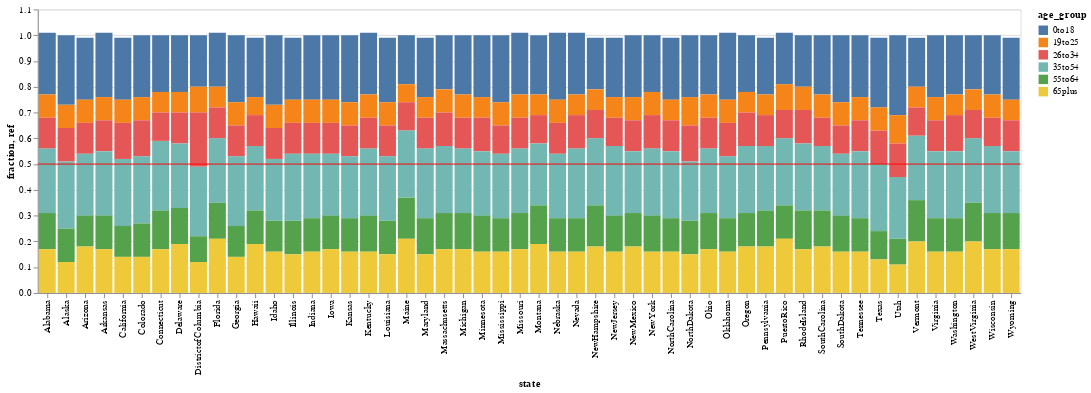

This figure's notebook cell:
### Code cell
df_single = df_census |> @filter()

stack(df_census, 2:7; variable_name=:age_group, value_name=:fraction, view=false) |> 
@orderby(_.state) |>
@vlplot()+
@vlplot(
    :bar,
    x = :state,
    y = :fraction,
    color = :age_group
) + @vlplot(mark={:rule, color=:red}, data = {values = [{ref = 0.5}]}, y="ref:q")

### Figure 1 — Vega-Lite specification as saved in the notebook (floating-point values rounded to 4 significant figures; data arrays with more than 128 entries replaced by an {"elided": "..."} marker saying what was removed)
{"data": {"values": {"elided": "312 records"}}, "layer": [{"encoding": {"color": {"field": "age_group"}, "x": {"field": "state", "type": "nominal"}, "y": {"field": "fraction", "type": "quantitative"}}, "mark": "bar"}, {"data": {"values": [{"ref": 0.5}]}, "encoding": {"y": {"field": "ref", "type": "quantitative"}}, "mark": {"color": "red", "type": "rule"}}]}
